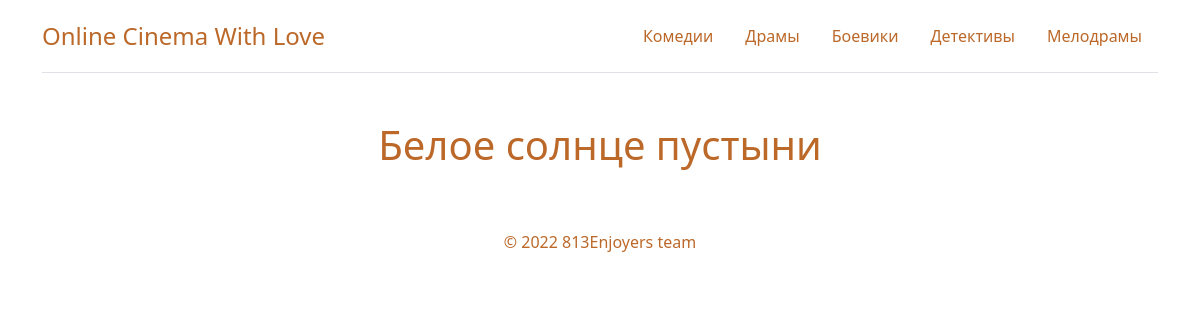
The app's page /player/3/ with its own data.
### torrentCinema/models.py (models this page shows, shortened)
class Category(models.Model):
    name = models.CharField(max_length=255,verbose_name='Название')
    maincategory = models.BooleanField(default=True, verbose_name='Главная категория')
    class Meta:
        verbose_name = 'Категория'
        verbose_name_plural = 'Категории'

class Film(models.Model):
    name = models.CharField(max_length=255, verbose_name='Название')
    description = models.TextField(verbose_name='Описание')
    releaseDate = models.DateField(null=True, verbose_name='Дата Публикации')
    rating = models.IntegerField( null=True, verbose_name='Рейтинг')
    from_torrent = models.BooleanField(null=True, default=True, verbose_name='Загрузка с торрента')
    imagePath = models.TextField(null=True, verbose_name='Путь до постера')
    magnet = models.TextField(max_length=1024, null=True, verbose_name='Магнет ссылка')
    category = models.ForeignKey(Category, on_delete=models.SET_NULL, null=True, verbose_name='Категория')
    class Meta:
        verbose_name = 'Фильм'
        verbose_name_plural = 'Фильмы'

### torrentCinema/views.py (the view)
# urls.py: path('player/<int:filmId>/', views.player, name='player')
def player(request, filmId):
    p = Category.objects.filter(maincategory=True)
    film = Film.objects.get(pk=filmId)
    return render(request, 'main/player.html', {'film': film,"cat_list": p})

### torrentCinema/templates/main/player.html (shortened to what this page needs)
{% extends 'main/base.html' %}
{% block description %}
{{ film.name }}
{% endblock %}
{% block content %}
    <footer class="footer-nongrad">
        <p>© 2022 813Enjoyers team
        </p>
    </footer>
{% endblock %}

### torrentCinema/templates/main/base.html (shortened to what this page needs)
{% load static %}
<!doctype html>
<html lang="en">
<head>
    <link rel="stylesheet" href="{% static 'css/genre-pages.css'%}" type="text/css">
    <link href="https://cdn.jsdelivr.net/npm/bootstrap@5.2.0-beta1/dist/css/bootstrap.min.css" rel="stylesheet">
</head>
<body>
<main id="scrollbar">
    <div id="navigation" class="container header">
        <header class="d-flex flex-wrap justify-content-center py-3 border-bottom">
            <a href="/" class="d-flex align-items-center mb-3 mb-md-0 me-md-auto text-dark text-decoration-none">
                <span class="fs-4" style="color: #bb6829">Online Cinema With Love</span></a>
            <ul class="nav nav-pills">
                {% for category in cat_list %}
                <li class="nav-item"><a href="/genre/{{category.id}}" class="nav-link" aria-current="page" style="color: #bb6829">{{category.name}}</a></li>
                {% endfor %}
            </ul>
        </header>
    </div>
    <section id="description" class="text-center container">
        <div class="row py-lg-5">
            <div class="col-lg-6 col-md-8 mx-auto">
                <section class="description">
                    <h1>{% block description %}{% endblock %}</h1>
                </section>
            </div>
        </div>
    </section>
    {% block content %}{% endblock %}
</main>
</body>
</html>

### static/css/genre-pages.css (style rules this page uses)
* { box-sizing: border-box; }
#navigation { position: sticky; top: 0; background-color: white; z-index: 10000; }
.description { color: #bb6829; position: relative; width: 100%; display: flex; justify-content: center; align-items: center; }
.footer-nongrad { width: 100%; padding-bottom: 25px; display: flex; justify-content: center; align-items: center; padding: 5px; color: #bb6829; }

### torrentCinema/templates/main/base.html (style rules this page uses)
a { text-decoration: none; }

### records on screen
Category: name "Комедии"
Category: name "Драмы"
Category: name "Боевики"
Category: name "Детективы"
Category: name "Мелодрамы"
Film: name "Белое солнце пустыни"
